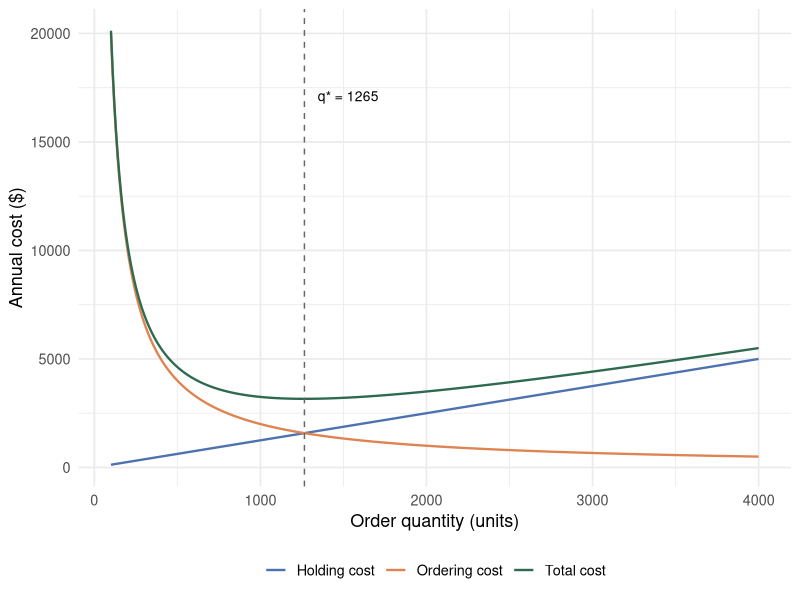
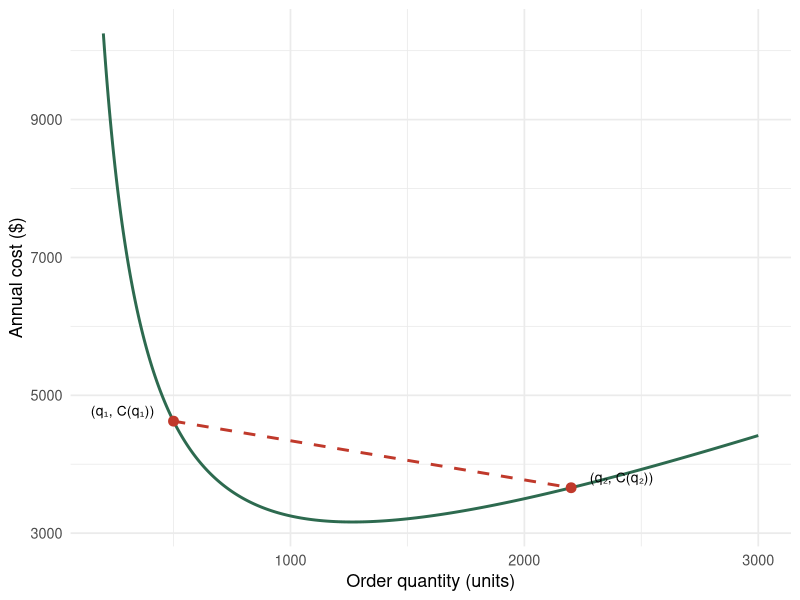
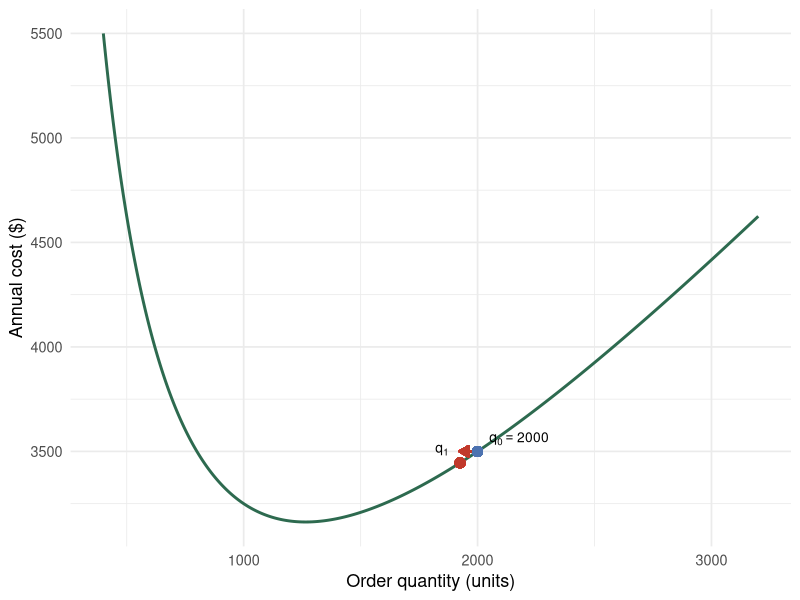

Source code (R) for these figures, in order:
## ---- chunk 1
#| label: fig-eoq-curve
#| fig-cap: "EOQ total cost as a function of order quantity. The holding and ordering cost components are shown separately. The minimum occurs where the two components intersect."

library(ggplot2)
library(dplyr)
library(tidyr)

# EOQ parameters
D <- 10000   # annual demand (units)      # <1>
h <- 2.5     # holding cost ($/unit/year)  # <2>
s <- 200     # ordering cost ($/order)     # <3>

q_vals <- seq(100, 4000, by = 10)

eoq_df <- tibble(
  q          = q_vals,
  holding    = h * q / 2,         # <4>
  ordering   = D * s / q,         # <5>
  total      = holding + ordering  # <6>
) |>
  pivot_longer(
    cols      = c(holding, ordering, total),
    names_to  = "component",
    values_to = "cost"
  ) |>
  mutate(
    component = factor(
      component,
      levels = c("holding", "ordering", "total"),
      labels = c("Holding cost", "Ordering cost", "Total cost")
    )
  )

# Optimal q*
q_star <- sqrt(2 * D * s / h)  # <7>

ggplot(eoq_df, aes(x = q, y = cost, color = component, linetype = component)) +
  geom_line(linewidth = 0.8) +
  geom_vline(xintercept = q_star, linetype = "dashed", color = "grey40") +
  annotate(
    "text", x = q_star + 80, y = max(eoq_df$cost) * 0.85,
    label = paste0("q* = ", round(q_star)), hjust = 0, size = 3.5
  ) +
  scale_color_manual(
    values = c("Holding cost" = "#4C72B0", "Ordering cost" = "#DD8452",
               "Total cost"   = "#2D6A4F")
  ) +
  scale_linetype_manual(
    values = c("Holding cost" = "solid", "Ordering cost" = "solid",
               "Total cost"   = "solid")
  ) +
  labs(
    x     = "Order quantity (units)",
    y     = "Annual cost ($)",
    color = NULL, linetype = NULL
  ) +
  theme_minimal(base_size = 13) +
  theme(legend.position = "bottom")
## ---- chunk 2
#| label: fig-convexity
#| fig-cap: "Geometric interpretation of convexity. For any two points on the EOQ cost curve, the chord (dashed) lies entirely above the curve — the defining property of a convex function."

library(ggplot2)
library(dplyr)

D <- 10000; h <- 2.5; s <- 200

q_vals <- seq(200, 3000, by = 5)
cost   <- tibble(
  q    = q_vals,
  cost = h * q / 2 + D * s / q
)

# Two demonstration points
q1 <- 500;  q2 <- 2200
c1 <- h * q1 / 2 + D * s / q1
c2 <- h * q2 / 2 + D * s / q2

# Chord between the two points
chord <- tibble(q = c(q1, q2), cost = c(c1, c2))

ggplot(cost, aes(x = q, y = cost)) +
  geom_line(color = "#2D6A4F", linewidth = 1) +
  geom_line(data = chord, aes(x = q, y = cost),   # <1>
            color = "#C0392B", linewidth = 1, linetype = "dashed") +
  geom_point(data = chord, aes(x = q, y = cost),
             color = "#C0392B", size = 3) +
  annotate("text", x = q1 - 80, y = c1 + 150,
           label = "(q₁, C(q₁))", size = 3.5, hjust = 1) +
  annotate("text", x = q2 + 80, y = c2 + 150,
           label = "(q₂, C(q₂))", size = 3.5, hjust = 0) +
  labs(
    x = "Order quantity (units)",
    y = "Annual cost ($)"
  ) +
  theme_minimal(base_size = 13)
## ---- chunk 3
#| label: fig-gd-step
#| fig-cap: "One step of gradient descent on the EOQ cost. Starting at $q_0 = 2000$, the negative gradient points left — toward the minimum. The step lands at $q_1$."

library(ggplot2)
library(dplyr)

D <- 10000; h <- 2.5; s <- 200
C  <- function(q) h * q / 2 + D * s / q   # <1>
Cp <- function(q) h / 2 - D * s / q^2     # <2>

q0   <- 2000
eta  <- 100   # step size in units of q (illustrative)      # <3>
grad <- Cp(q0)
q1   <- q0 - eta * grad

q_vals <- seq(400, 3200, by = 5)
cost_df <- tibble(q = q_vals, cost = C(q_vals))

arrow_df <- tibble(
  q    = c(q0, q1),
  cost = C(c(q0, q1))
)

ggplot(cost_df, aes(x = q, y = cost)) +
  geom_line(color = "#2D6A4F", linewidth = 1) +
  geom_segment(
    aes(x = q0, y = C(q0), xend = q1, yend = C(q0)),
    arrow = arrow(length = unit(0.25, "cm"), type = "closed"),
    color = "#C0392B", linewidth = 0.9
  ) +
  geom_point(aes(x = q0, y = C(q0)),
             color = "#4C72B0", size = 3) +       # <4>
  geom_point(aes(x = q1, y = C(q1)),
             color = "#C0392B", size = 3) +       # <5>
  annotate("text", x = q0 + 50, y = C(q0) + 60,
           label = expression(q[0] == 2000), hjust = 0, size = 3.5) +
  annotate("text", x = q1 - 50, y = C(q1) + 60,
           label = expression(q[1]), hjust = 1, size = 3.5) +
  labs(x = "Order quantity (units)", y = "Annual cost ($)") +
  theme_minimal(base_size = 13)
